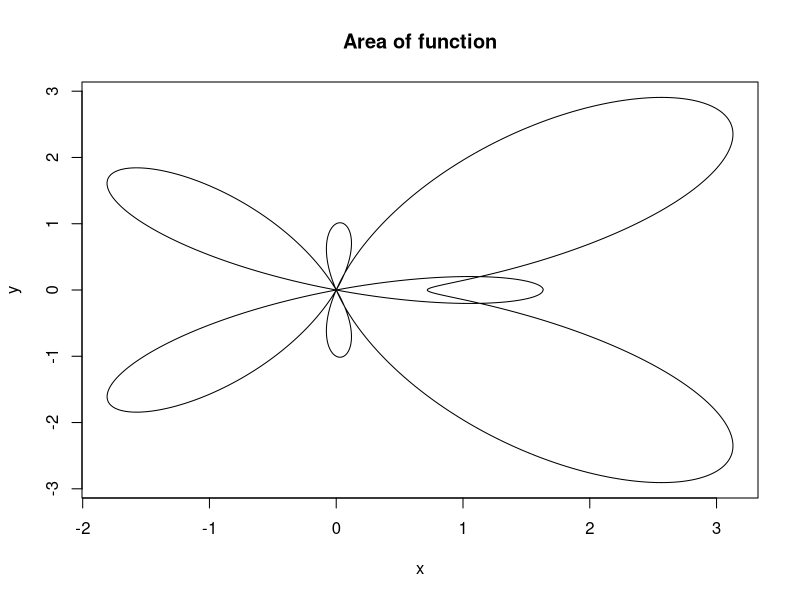
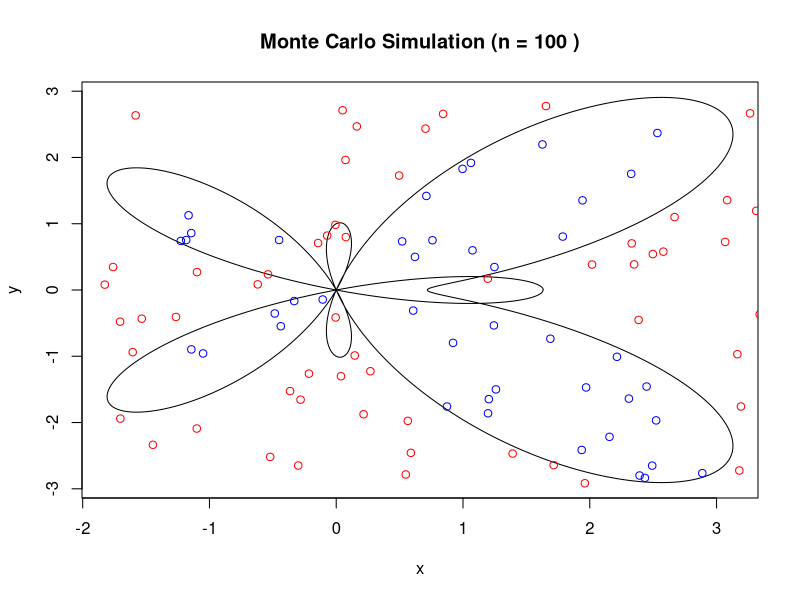
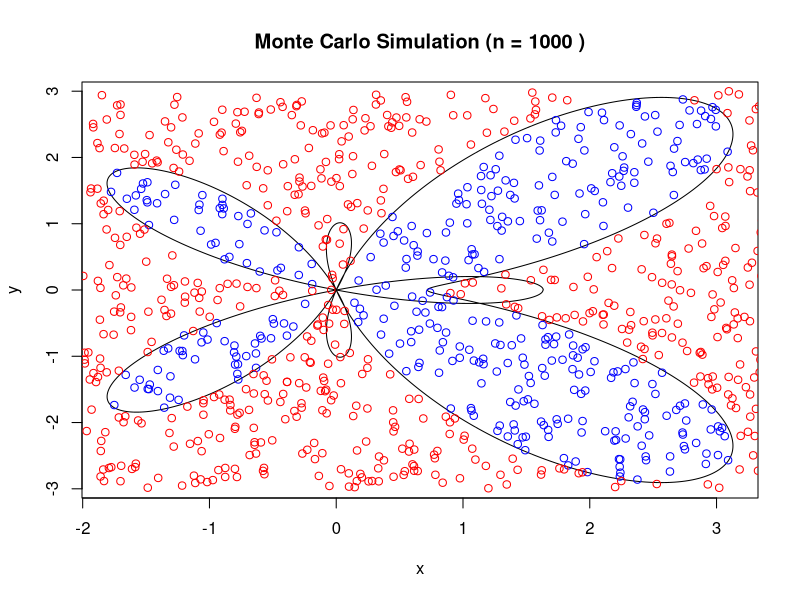
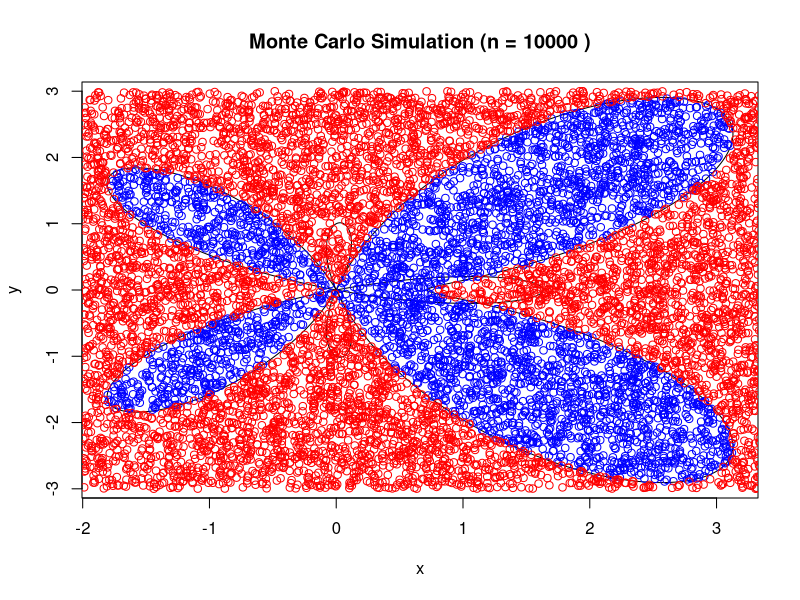
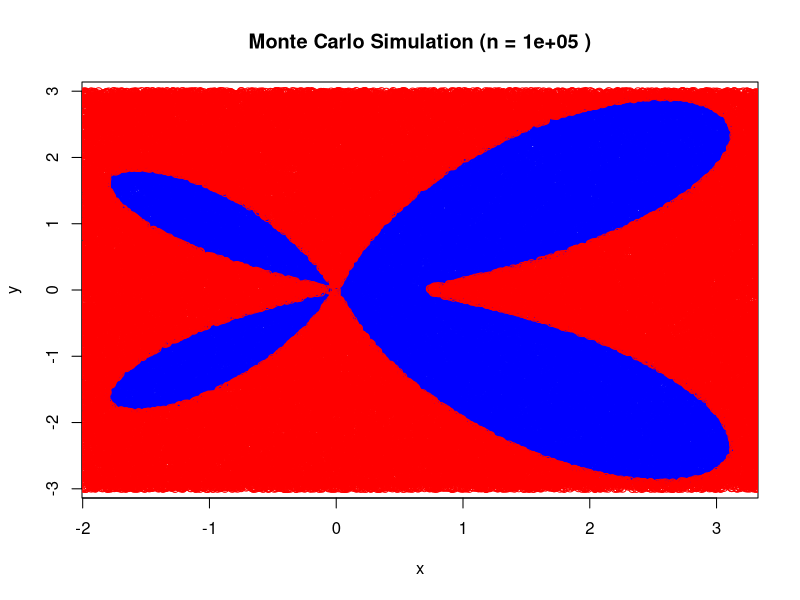

Source code (R) for these figures, in order:
## ---- chunk 1

set.seed(1234)

## Given integral function. 

f <- function(x) {
  return(base::exp(-(x^3)))
  ## Note: Added base::exp to avoid conflicts of exp with other packages 
}

n <- 100000
x <- runif(n, min = 1, max = 6)

f_x <- f(x)

b <- 6
a <- 1

## Monte Carlo Integration
result <- (b-a) * mean(f_x) 

## R Integrate function
actual_integral <- integrate(f, lower = 1, upper = 6)$value


cat("Monte Carlo estimate (b = 6) : ", result, "\n" )
cat("Actual integral value (b = 6) : ", actual_integral, "\n")
cat("Error : ", abs(actual_integral - result))

## ---- chunk 2

x <-rexp(n)


## Monte Carlo Integration
f1 <- base::exp(-(x+1)^3) / dexp(x)
monte_carlo_result <- mean(f1)

## R Integration
actual_integral1 <- integrate(f, lower = 1, upper = Inf)$value

cat("Monte Carlo estimate (b = infinity): ", monte_carlo_result, "\n" )
cat("Actual integral value (b = infinity) : ", actual_integral1, "\n")
cat("Error : ", abs(actual_integral1 - monte_carlo_result))


## ---- chunk 3

r <- function(t) {
  return(base::exp(cos(t)) - (2 * cos(4 * t) - (sin(t/12)^5)))
}

t_val <- seq(-pi, pi, length.out = 1000)

## x and y values using polar coordinates
x <- r(t_val) * cos(t_val)
y <- r(t_val) * sin(t_val)

plot(x, y, type = 'l', xlab = 'x', ylab = 'y', main = "Area of function")

## ---- chunk 4

r <- function(t) {
  return(base::exp(cos(t)) - (2 * cos(4 * t) - (sin(t/12)^5)))
}

t_val <- seq(-pi, pi, length.out = 1000)
x <- r(t_val) * cos(t_val)
y <- r(t_val) * sin(t_val)

## x and y intervals 

x_min <- -2
x_max <- 3.5
y_min <- -3
y_max <- 3


## Checking if a point (x, y) is within the area 

location <- function(x, y) {
  angle <- atan2(y, x) # angle from -pi to pi
  r_point <- sqrt(x^2 + y^2) # distance from origin to point
  area <- r(angle) 
  check <- r_point <= area
  return(check)
}

n_values <- c(100, 1000, 10000, 100000)

## Table to store area and percentage of points
results <- data.frame(N = n_values, Percent_of_points = NA, Area_Estimate = NA)

for (i in 1:length(n_values)) {
  n <- n_values[i]
  x_val <- runif(n, x_min, x_max)
  y_val <- runif(n, y_min, y_max)
  internal_points <- mapply(location, x_val, y_val)
  total_points <- sum(internal_points)
  
  ## Calculate the percentage of points and the area estimation
  percent_points <- (total_points / n)*100
  area <- ((x_max - x_min) * (y_max - y_min) * total_points) / n
  
  ## Storing values to table
  results$Percent_of_points[i] <- percent_points
  results$Area_Estimate[i] <- area
  
  plot(x, y, type = 'l', xlab = 'x', ylab = 'y', main = paste("Monte Carlo Simulation (n =", n, ")"))
  points(x_val[internal_points], y_val[internal_points], col = 'blue')
  points(x_val[!internal_points], y_val[!internal_points], col = 'red')
}

print(results)

